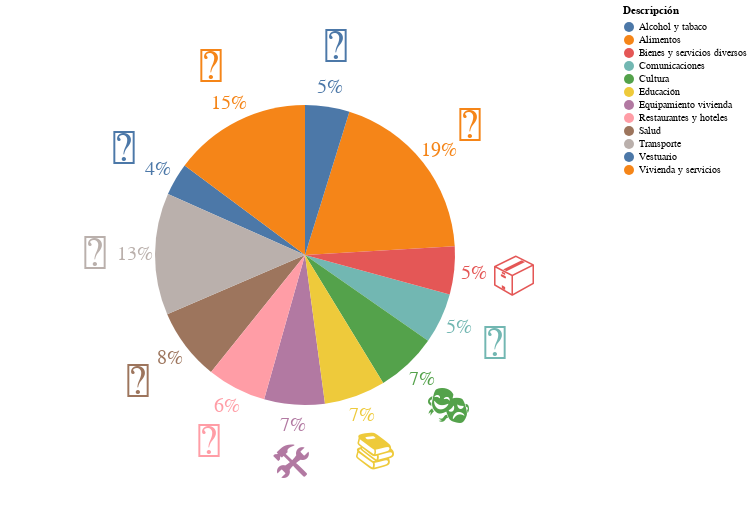

The cell this chart's notebook holds for it:
### Code cell
base = alt.Chart(Ponderacion).encode(
    theta=alt.Theta("Ponderacion:Q", stack=True), color=alt.Color("Descripción:N")
).transform_calculate(
    emoji= "{'Alimentos': '🍞', 'Alcohol y tabaco': '🍷', 'Vestuario': '👚', 'Vivienda y servicios': '🏡',  'Equipamiento vivienda': '🛠', 'Salud': '🏥',  'Transporte': '🚌', 'Comunicaciones': '📱', 'Cultura': '🎭', 'Educación': '📚', 'Restaurantes y hoteles': '🏨', 'Bienes y servicios diversos': '📦'}[datum.Descripción]"
)

pie = base.mark_arc(outerRadius=150).properties(
    width=600,height=500
)
text = base.mark_text(radius=170, size=20).encode(text="Porcentaje:N")
text2 = base.mark_text(radius=210, size=40).encode(text="emoji:N")

pie + text + text2

### Figure 1 — Vega-Lite specification as saved in the notebook (floating-point values rounded to 4 significant figures)
{"config": {"view": {"continuousWidth": 400, "continuousHeight": 300}}, "layer": [{"mark": {"type": "arc", "outerRadius": 150}, "encoding": {"color": {"field": "Descripción", "type": "nominal"}, "theta": {"field": "Ponderacion", "stack": true, "type": "quantitative"}}, "height": 500, "transform": [{"calculate": "{'Alimentos': '🍞', 'Alcohol y tabaco': '🍷', 'Vestuario': '👚', 'Vivienda y servicios': '🏡',  'Equipamiento vivienda': '🛠', 'Salud': '🏥',  'Transporte': '🚌', 'Comunicaciones': '📱', 'Cultura': '🎭', 'Educación': '📚', 'Restaurantes y hoteles': '🏨', 'Bienes y servicios diversos': '📦'}[datum.Descripción]", "as": "emoji"}], "width": 600}, {"mark": {"type": "text", "radius": 170, "size": 20}, "encoding": {"color": {"field": "Descripción", "type": "nominal"}, "text": {"field": "Porcentaje", "type": "nominal"}, "theta": {"field": "Ponderacion", "stack": true, "type": "quantitative"}}, "transform": [{"calculate": "{'Alimentos': '🍞', 'Alcohol y tabaco': '🍷', 'Vestuario': '👚', 'Vivienda y servicios': '🏡',  'Equipamiento vivienda': '🛠', 'Salud': '🏥',  'Transporte': '🚌', 'Comunicaciones': '📱', 'Cultura': '🎭', 'Educación': '📚', 'Restaurantes y hoteles': '🏨', 'Bienes y servicios diversos': '📦'}[datum.Descripción]", "as": "emoji"}]}, {"mark": {"type": "text", "radius": 210, "size": 40}, "encoding": {"color": {"field": "Descripción", "type": "nominal"}, "text": {"field": "emoji", "type": "nominal"}, "theta": {"field": "Ponderacion", "stack": true, "type": "quantitative"}}, "transform": [{"calculate": "{'Alimentos': '🍞', 'Alcohol y tabaco': '🍷', 'Vestuario': '👚', 'Vivienda y servicios': '🏡',  'Equipamiento vivienda': '🛠', 'Salud': '🏥',  'Transporte': '🚌', 'Comunicaciones': '📱', 'Cultura': '🎭', 'Educación': '📚', 'Restaurantes y hoteles': '🏨', 'Bienes y servicios diversos': '📦'}[datum.Descripción]", "as": "emoji"}]}], "data": {"name": "data-f5a761be7be7247f546acffe37c77c72"}, "$schema": "https://vega.github.io/schema/vega-lite/v4.17.0.json", "datasets": {"data-f5a761be7be7247f546acffe37c77c72": [{"Descripción": "Alimentos", "Ponderacion": 0.193, "Porcentaje": "19%"}, {"Descripción": "Alcohol y tabaco", "Ponderacion": 0.0478, "Porcentaje": "5%"}, {"Descripción": "Vestuario", "Ponderacion": 0.0351, "Porcentaje": "4%"}, {"Descripción": "Vivienda y servicios", "Ponderacion": 0.1483, "Porcentaje": "15%"}, {"Descripción": "Equipamiento vivienda", "Ponderacion": 0.0652, "Porcentaje": "7%"}, {"Descripción": "Salud", "Ponderacion": 0.0777, "Porcentaje": "8%"}, {"Descripción": "Transporte", "Ponderacion": 0.1312, "Porcentaje": "13%"}, {"Descripción": "Comunicaciones", "Ponderacion": 0.0545, "Porcentaje": "5%"}, {"Descripción": "Cultura", "Ponderacion": 0.0659, "Porcentaje": "7%"}, {"Descripción": "Educación", "Ponderacion": 0.066, "Porcentaje": "7%"}, {"Descripción": "Restaurantes y hoteles", "Ponderacion": 0.0638, "Porcentaje": "6%"}, {"Descripción": "Bienes y servicios diversos", "Ponderacion": 0.0515, "Porcentaje": "5%"}]}}
